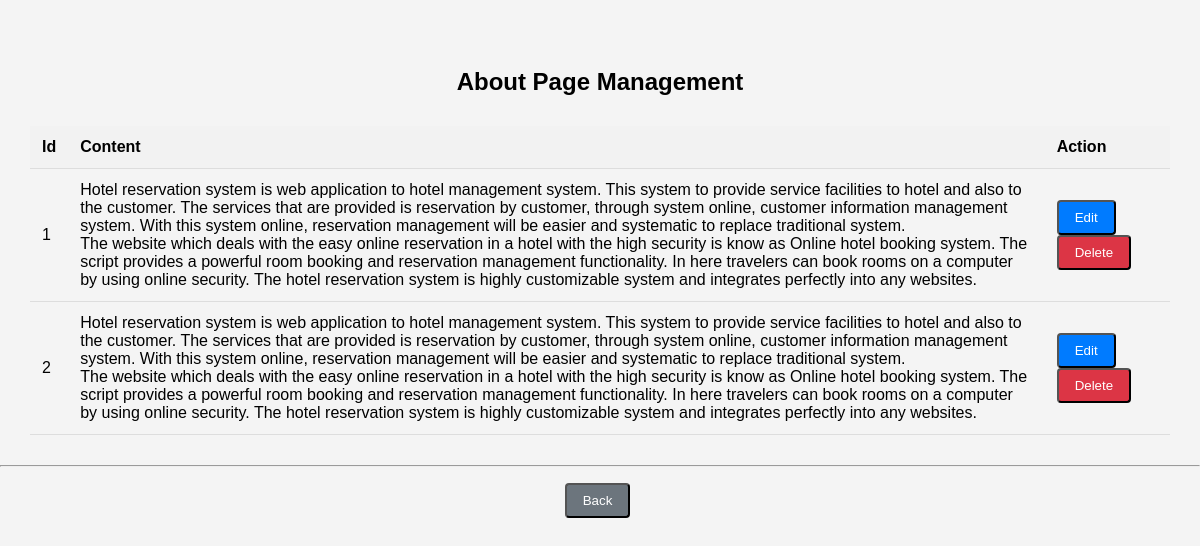
Screenshot of /admin/edit-about.php with the database file from the repository.
### tables this page shows
CREATE TABLE IF NOT EXISTS `about` (
  `id` int(11) NOT NULL AUTO_INCREMENT,
  `content` text NOT NULL,
  PRIMARY KEY (`id`)
);

### admin/edit-about.php (the view, shortened to what this page needs)
<?php
include("connect.php");
$sql = "SELECT * FROM about";
$result = mysqli_query($con, $sql);
?>
<!DOCTYPE html>
<html lang="en">
<head>
</head>
<body>
    <h2>About Page Management</h2>
    <table>
        <tr>
            <th>Id</th>
            <th>Content</th>
            <th>Action</th>
        </tr>
        <?php while ($row = mysqli_fetch_assoc($result)) { ?>
            <tr>
                <td><?php echo htmlspecialchars($row["id"]); ?></td>
                <td><?php echo nl2br(htmlspecialchars($row["content"])); ?></td>
                <td>
                    <button class="edit-btn"><a href="edit-about1.php?id=<?php echo htmlspecialchars($row["id"]); ?>">Edit</a></button>
                    <button class="delete-btn" onclick="return confirm('Are you sure you want to delete this item?');">
                        <a href="delete_about.php?id=<?php echo htmlspecialchars($row["id"]); ?>" style="color:white;">Delete</a>
                    </button>
                </td>
            </tr>
        <?php } ?>
    </table>
    <hr />
    <p style="text-align: center;">
    <button class="back-btn" onclick="window.location.href='logoupload.php'">Back</button>
    </p>
</body>
</html>

### admin/edit-about.php (style rules this page uses)
body { font-family: Arial, sans-serif; background-color: #f4f4f4; margin: 0; padding: 0; }
h2 { text-align: center; margin-top: 50px; }
table { width: 95%; margin: 30px auto; border-collapse: collapse; }
th, td { padding: 12px; text-align: left; border-bottom: 1px solid #ddd; }
th { background-color: #f2f2f2; }
button { display: inline-block; padding: 8px 16px; text-decoration: none; color: white; border-radius: 4px; cursor: pointer; margin-right: 5px; }
a { text-decoration: none; color: white; }
.edit-btn { background-color: #007bff; }
.delete-btn { background-color: #dc3545; }
.back-btn { background-color: #6c757d; }

### rows the page displays
about: id "1", content "Hotel reservation system is web application to hotel management system. This system to provide service facilities to hotel and also to the customer. The services that are provided is reservation by customer, through system online, customer information management system. With this system online, reservation management will be easier and systematic to replace traditional system. The website which deals with the easy online reservation in a hotel with the high security is know as Online hotel booking system. The script provides a powerful room booking and reservation management functionality. In here travelers can book rooms on a computer by using online security. The hotel reservation system…"
about: id "2", content "Hotel reservation system is web application to hotel management system. This system to provide service facilities to hotel and also to the customer. The services that are provided is reservation by customer, through system online, customer information management system. With this system online, reservation management will be easier and systematic to replace traditional system. The website which deals with the easy online reservation in a hotel with the high security is know as Online hotel booking system. The script provides a powerful room booking and reservation management functionality. In here travelers can book rooms on a computer by using online security. The hotel reservation system…"
